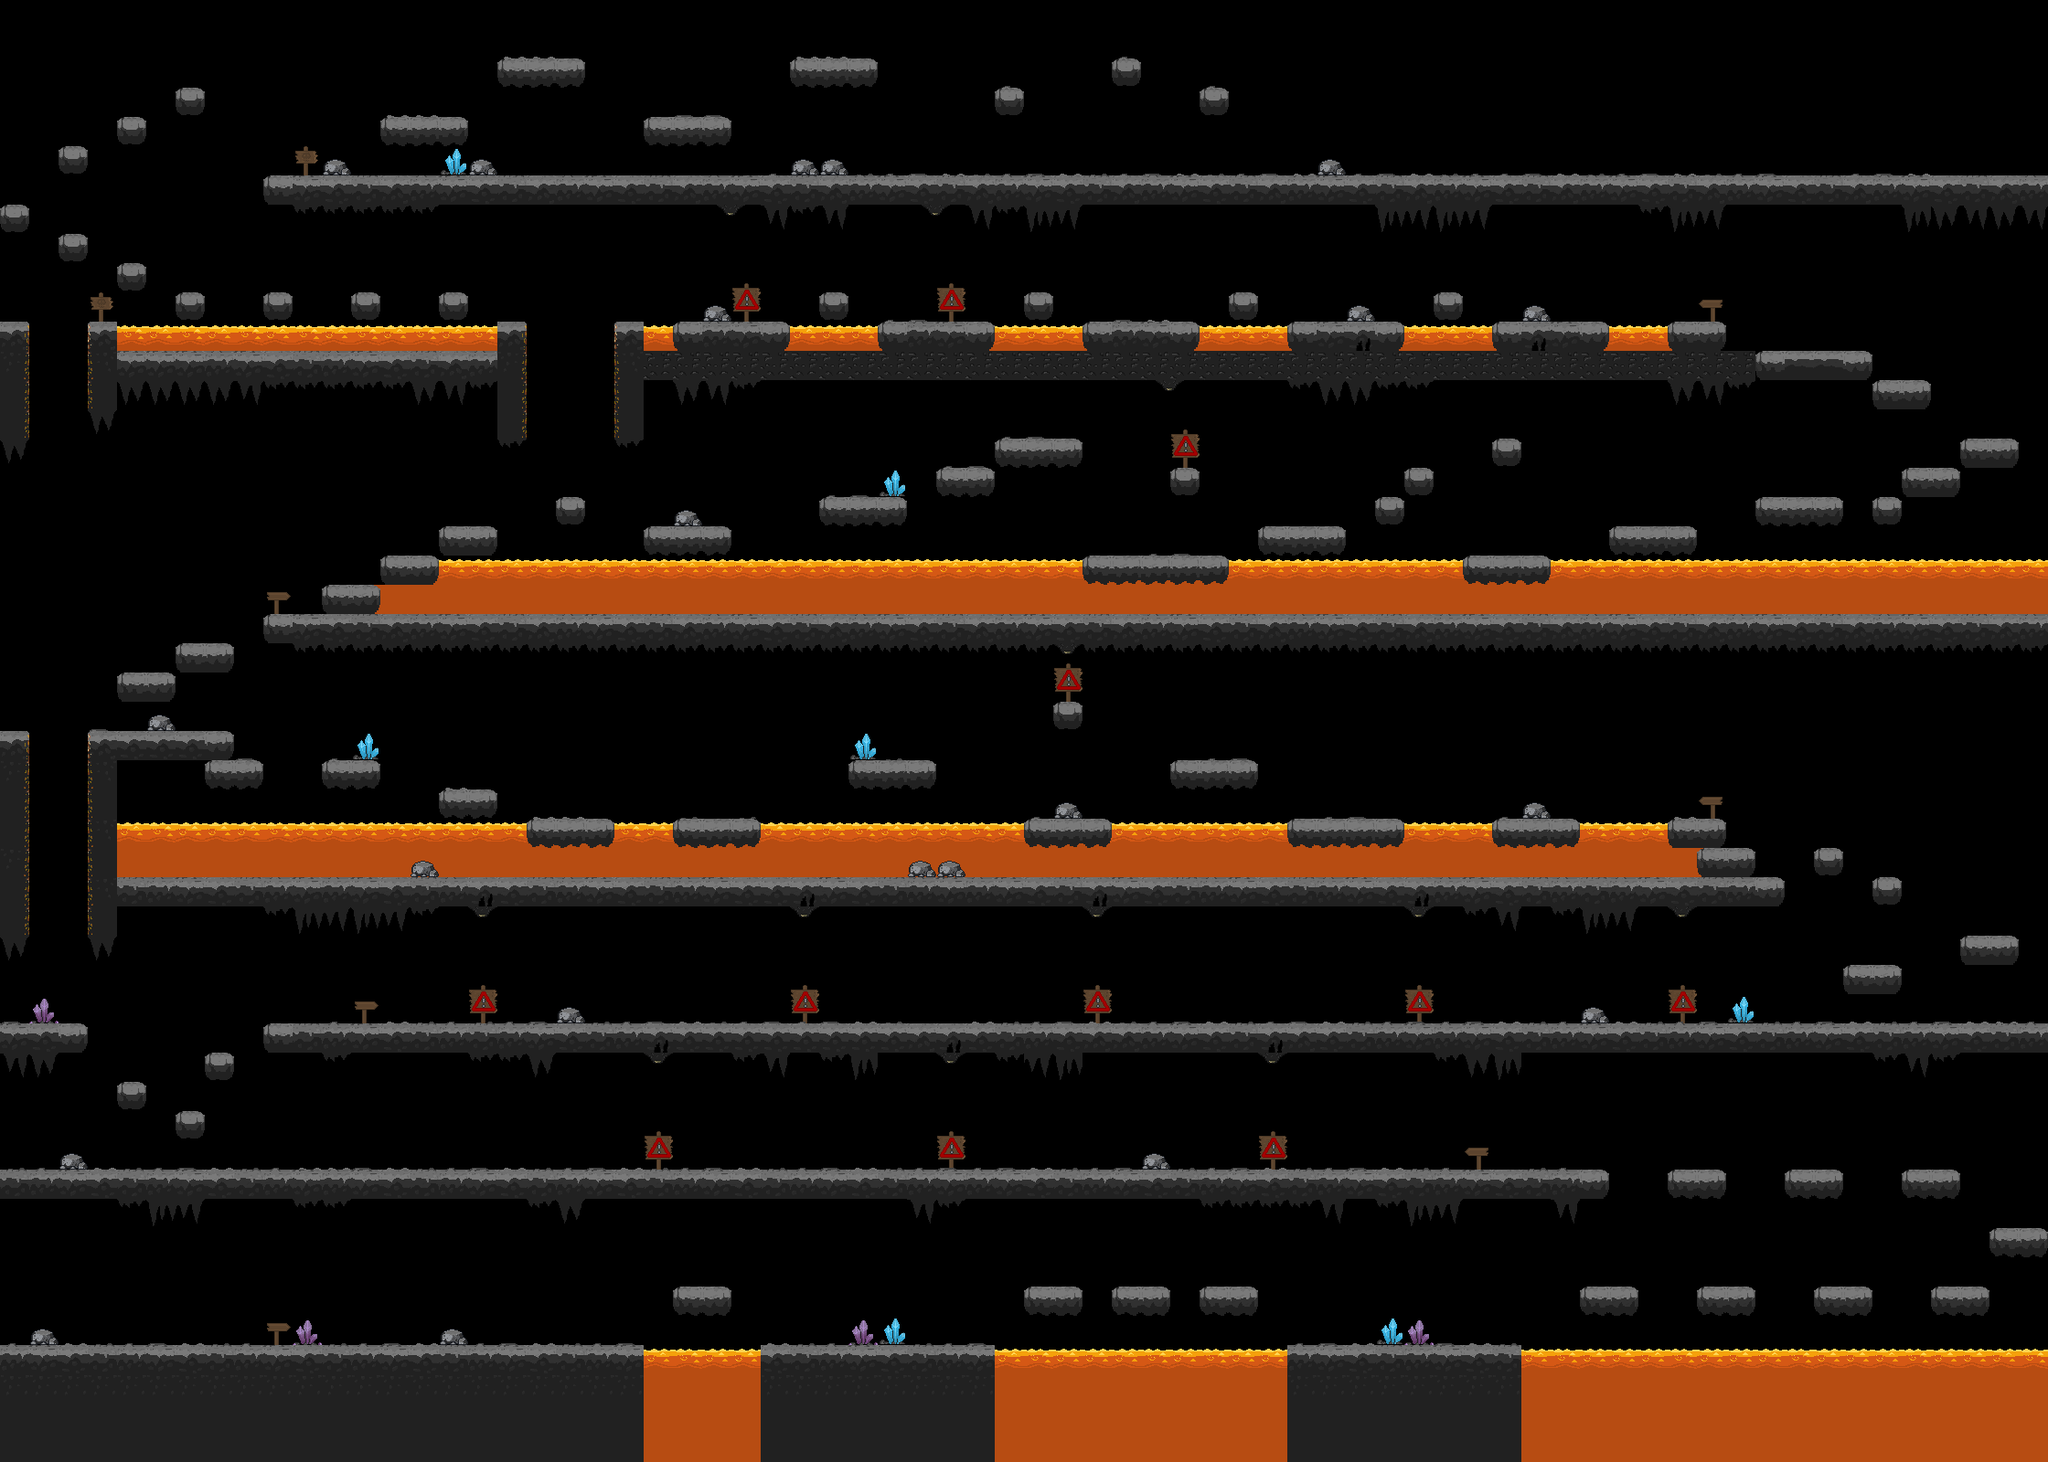

Below is a game level as drawn by its tile map, then a one-line description and the .tmx that defines it (tile-layer data replaced by summaries):
An orthogonal 70x50 tile map with 32x32 px tiles, 2 tile layers (Capa de patrones 2, Capa de patrones 1), 6 tilesets and 136 objects (19x lava, 12x g, boton, player_start, robot_start).

<map version="1.10" tiledversion="1.11.2" orientation="orthogonal" renderorder="right-down" width="70" height="50" tilewidth="32" tileheight="32" infinite="0" nextlayerid="11" nextobjectid="176">
 <tileset firstgid="1" name="plataformas1" tilewidth="32" tileheight="32" spacing="1" margin="1" tilecount="60" columns="10">
  <image source="pataformasahorasí.png" width="330" height="199" />
 </tileset>
 <tileset firstgid="61" name="plataformas2" tilewidth="32" tileheight="32" spacing="1" margin="1" tilecount="15" columns="5">
  <image source="plataformas3.png" width="166" height="100" />
 </tileset>
 <tileset firstgid="76" name="picos" tilewidth="32" tileheight="32" spacing="1" margin="1" tilecount="10" columns="5">
  <image source="picos.png" width="166" height="67" />
 </tileset>
 <tileset firstgid="86" source="_(.tsx" />
 <tileset firstgid="88" source="crater.tsx" />
 <tileset firstgid="89" source="crater2.tsx" />
 <layer id="9" name="Capa de patrones 2" width="70" height="50">
  <data>[3500 cells, 265 non-empty, 20 distinct tile ids]</data>
 </layer>
 <layer id="1" name="Capa de patrones 1" width="70" height="50">
  <data>[3500 cells, 1299 non-empty, 49 distinct tile ids]</data>
 </layer>
 <objectgroup id="6" name="caida" />
 <objectgroup id="2" name="Piso">
  <object id="6" x="0" y="1471.75" width="703.333" height="128.25" />
  <object id="7" x="832.182" y="1471.82" width="255.667" height="127.455" />
  <object id="8" x="1408.18" y="1472" width="255.205" height="127.636" />
  <object id="9" x="1120.18" y="1408" width="64" height="32" />
  <object id="10" x="1216.18" y="1408" width="63.8182" height="32" />
  <object id="11" x="1312.18" y="1408" width="63.6364" height="31.8182" />
  <object id="12" x="1728.18" y="1408.18" width="63.4545" height="31.8182" />
  <object id="13" x="1856" y="1408" width="64" height="32.1818" />
  <object id="14" x="1984.18" y="1408" width="63.6364" height="32.5455" />
  <object id="15" x="2112" y="1408.18" width="63.8182" height="32" />
  <object id="16" x="2176" y="1344.18" width="64" height="32.1818" />
  <object id="17" x="2080" y="1280" width="64.1818" height="32" />
  <object id="18" x="1952.18" y="1279.82" width="64" height="31.8182" />
  <object id="19" x="1824.18" y="1280" width="63.6364" height="31.8182" />
  <object id="20" x="-4" y="1280" width="1764" height="32" />
  <object id="21" x="192.125" y="1216.13" width="31.75" height="29.875" />
  <object id="22" x="128.125" y="1184" width="31.875" height="30" />
  <object id="23" x="224" y="1152" width="32" height="30.125" />
  <object id="24" x="0" y="1119.82" width="95.6364" height="31.8182" />
  <object id="25" x="288.182" y="1120" width="1952.64" height="32.1818" />
  <object id="26" x="2016.13" y="1055.88" width="63.5" height="32" />
  <object id="27" x="2145" y="1024" width="64" height="32" />
  <object id="28" x="2048.13" y="960" width="31.75" height="31.875" />
  <object id="29" x="123.583" y="960" width="1828.3" height="32.125" />
  <object id="30" x="97.3712" y="799.583" width="157.046" height="32" />
  <object id="34" x="286.792" y="190.792" width="1952.63" height="31.875" />
  <object id="66" x="671.398" y="383.277" width="1377.96" height="31.875" />
  <object id="67" x="290.731" y="673.277" width="1952.63" height="31.875" />
  <object id="38" x="736.333" y="1409.33" width="63.6667" height="30.3333" />
  <object id="61" x="-45.3333" y="6.33333" width="44" height="1498" />
  <object id="62" x="-90" y="1360" />
  <object id="64" x="2240" y="8" width="76" height="1602" />
  <object id="65" x="2506" y="1218" />
  <object id="69" x="1.54545" y="353.5" width="30" height="29.5" />
  <object id="71" x="98.6667" y="386" width="477.333" height="28" />
  <object id="72" x="0.5" y="796.5" width="31.5" height="36.25" />
  <object id="73" x="254.5" y="831.5" width="33.75" height="31.5" />
  <object id="74" x="129" y="736.5" width="61.5" height="31.25" />
  <object id="75" x="192.5" y="704.5" width="62.25" height="31" />
  <object id="76" x="352.5" y="832" width="63.25" height="32" />
  <object id="77" x="480.75" y="864.25" width="62.5" height="31.5" />
  <object id="78" x="575" y="896" width="96.5" height="31" />
  <object id="79" x="737.25" y="895.75" width="93.5" height="30.75" />
  <object id="80" x="929.455" y="832.364" width="94.3636" height="30.9091" />
  <object id="81" x="1118.91" y="895.273" width="97.0909" height="32.7273" />
  <object id="82" x="1281" y="832.5" width="95.5" height="30" />
  <object id="83" x="1410.5" y="894.5" width="125.25" height="30" />
  <object id="84" x="1634.75" y="897" width="91.75" height="30.25" />
  <object id="85" x="1824.25" y="895.25" width="62.5" height="32.25" />
  <object id="86" x="1856.5" y="928.25" width="62.25" height="31.25" />
  <object id="87" x="351.333" y="640.333" width="64" height="31" />
  <object id="88" x="416.667" y="608.333" width="62.3333" height="32.6667" />
  <object id="89" x="481" y="577.667" width="62.3333" height="30" />
  <object id="90" x="610" y="545.333" width="28.6667" height="27" />
  <object id="91" x="705.667" y="575.667" width="94" height="31.3333" />
  <object id="92" x="897" y="543.333" width="95" height="31.6667" />
  <object id="93" x="1026.5" y="511.5" width="59.75" height="30.75" />
  <object id="94" x="1088.75" y="481.25" width="95.25" height="29.5" />
  <object id="95" x="1184.17" y="607.25" width="159.833" height="30.5" />
  <object id="96" x="1378" y="577" width="93.5" height="30.75" />
  <object id="97" x="1505.75" y="544.25" width="27.75" height="28.5" />
  <object id="98" x="1536" y="513.5" width="31.75" height="29" />
  <object id="99" x="1632.67" y="479.333" width="30.3333" height="31" />
  <object id="100" x="1600" y="607.667" width="94" height="31" />
  <object id="101" x="1763" y="575" width="91.3333" height="32" />
  <object id="102" x="1919.67" y="544" width="95.3333" height="30.6667" />
  <object id="105" x="2048.67" y="544.333" width="30.3333" height="30.6667" />
  <object id="106" x="2079.33" y="512.667" width="64.6667" height="30.3333" />
  <object id="107" x="2145" y="481.667" width="61" height="29.3333" />
  <object id="108" x="2048" y="414" width="63" height="33" />
  <object id="135" x="1824.33" y="350.333" width="64" height="32.3333" />
  <object id="136" x="1633.33" y="351.333" width="125.667" height="31.6667" />
  <object id="137" x="1406.67" y="351" width="129" height="32" />
  <object id="138" x="1184.67" y="351" width="126" height="30.6667" />
  <object id="139" x="961" y="353" width="126.667" height="29" />
  <object id="140" x="736.333" y="352.333" width="126.333" height="29.3333" />
  <object id="141" x="672" y="352" width="30.3333" height="29.3333" />
  <object id="145" x="544" y="352.727" width="31.2727" height="31.8182" />
  <object id="146" x="96.9091" y="353.273" width="29.8182" height="32.7273" />
  <object id="147" x="481.5" y="321" width="30.5" height="26.5" />
  <object id="148" x="384.5" y="321.5" width="30.5" height="26.5" />
  <object id="150" x="288.5" y="321" width="30.5" height="26.5" />
  <object id="151" x="192.5" y="321.5" width="30.5" height="26.5" />
  <object id="152" x="128.5" y="289.5" width="30.5" height="26.5" />
  <object id="153" x="64" y="256.5" width="30.5" height="26.5" />
  <object id="154" x="2" y="225" width="30.5" height="26.5" />
  <object id="155" x="64" y="161.5" width="30.5" height="26.5" />
  <object id="156" x="128.5" y="129.5" width="30.5" height="26.5" />
  <object id="157" x="193.5" y="97.5" width="30.5" height="26.5" />
  <object id="158" x="418.5" y="129" width="90.5" height="28" />
  </objectgroup>
 <objectgroup id="3" name="lava">
  <!-- 34 objects omitted --></objectgroup>
 <objectgroup id="5" name="gases">
  <!-- 15 objects omitted --></objectgroup>
 <objectgroup id="4" name="player_start">
  <!-- 2 objects omitted --></objectgroup>
 <objectgroup id="7" name="robot">
  <!-- 1 objects omitted --></objectgroup>
</map>
<!-- 46 of 136 objects omitted -->
